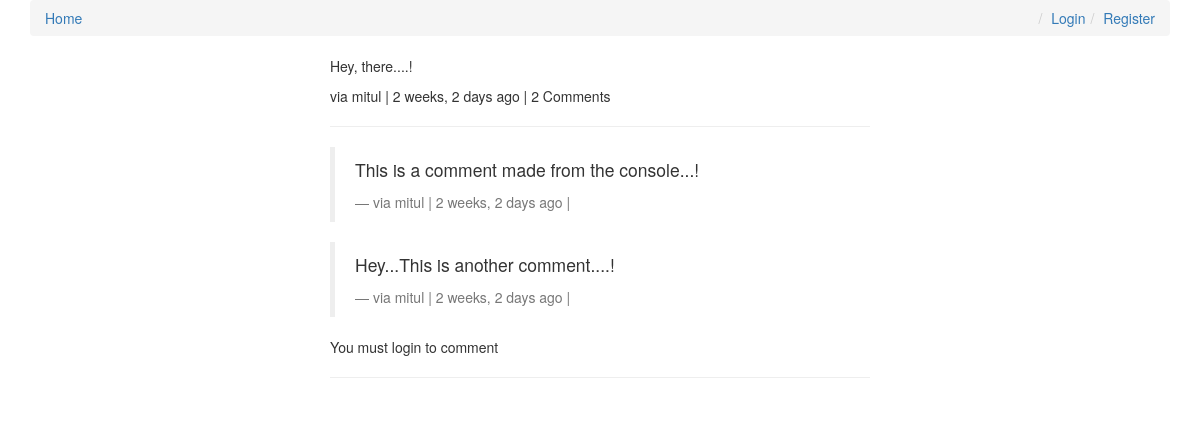
The app's page /comments/6/, older data.
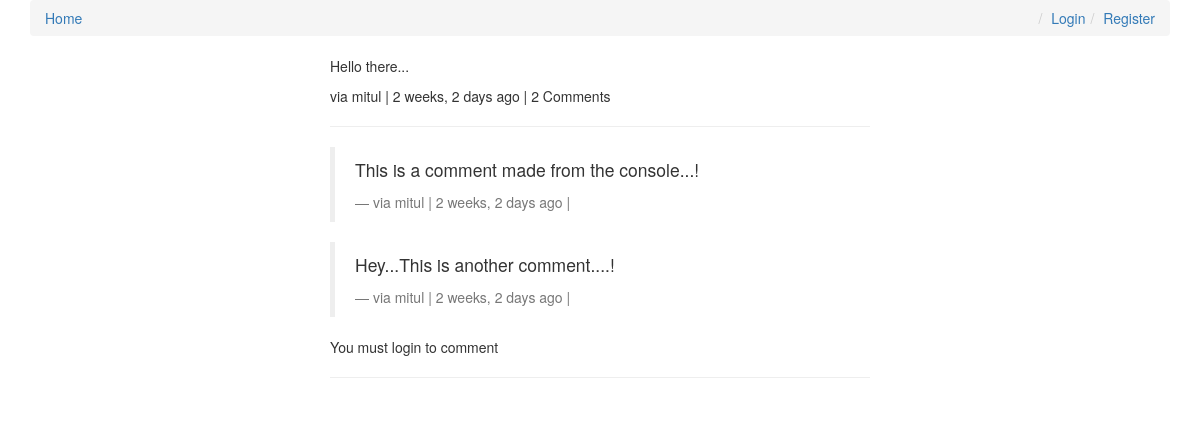
The same page, newer data.
### comments/models.py (models this page shows, shortened)
class Comment(models.Model):
    user        = models.ForeignKey(settings.AUTH_USER_MODEL, default=1)
    content_type = models.ForeignKey(ContentType, on_delete=models.CASCADE)
    object_id = models.PositiveIntegerField()
    content_object = GenericForeignKey('content_type', 'object_id')
    parent      = models.ForeignKey("self", null=True, blank=True)
    content     = models.TextField()
    timestamp   = models.DateTimeField(auto_now_add=True)
    objects = CommentManager()
    class Meta:
        ordering = ['-timestamp']
    def children(self): #replies
        return Comment.objects.filter(parent=self)
    @property
    def is_parent(self):
        if self.parent is not None:
            return False
        return True

### comments/views.py (the view, shortened to what this page needs)
# urls.py: url(r'^(?P<id>\d+)/$', comment_thread, name='thread'),
def comment_thread(request, id):
    try:
        obj = Comment.objects.get(id=id)
    except:
        raise Http404
    if not obj.is_parent:
        obj = obj.parent
    content_object = obj.content_object # Post that the comment is on
    content_id = obj.content_object.id
    initial_data = {
            "content_type": obj.content_type,
            "object_id": obj.object_id
    }
    form = CommentForm(request.POST or None, initial=initial_data)
    context = {
        "comment": obj,
        "form": form,
    }
    return render(request, "comment_thread.html", context)

### templates/comment_thread.html (shortened to what this page needs)
{% extends "base.html" %}
{% load urlify %}
{% load crispy_forms_tags %}
{% block content %}
<div class='col-sm-6 col-sm-offset-3'>
          <p>{{ comment.content }}</p>
          <footer>via {{ comment.user }} | {{ comment.timestamp|timesince }} ago | {% if comment.children.count > 0 %}{{ comment.children.count }} Comment{% if comment.children.count > 1 %}s{% endif %} {% endif %} </footer>
          <hr/>
          <div>
              {% for child_comment in comment.children %}
                <blockquote>
                <p>{{ child_comment.content }}</p>
                <footer>via {{ child_comment.user }} | {{ child_comment.timestamp|timesince }} ago | {% if request.user == child_comment.user %}<a href='{{ child_comment.get_delete_url }}'>Delete</a>{% endif %}</footer>
                </blockquote>
             {% endfor %}
             {% if request.user.is_authenticated %}
            <form method="POST" action="."> {% csrf_token %}
                {{ form|crispy }}
                <input type='hidden' name='parent_id' value='{{ comment.id }}'>
                <input type='submit' value='Reply' class='btn btn-default'>
            </form>
            {% else %}
            <p>You must login to comment </p>
            {% endif %}
        </div>
        <hr/>
</div>
{% endblock content %}

### templates/base.html (shortened to what this page needs)
{% load staticfiles %}
<html>
<head>
<link rel="stylesheet" href="https://maxcdn.bootstrapcdn.com/bootstrap/3.3.6/css/bootstrap.min.css">
<link rel="stylesheet" href="https://maxcdn.bootstrapcdn.com/bootstrap/3.3.6/css/bootstrap-theme.min.css">
<link rel='stylesheet' href='https://maxcdn.bootstrapcdn.com/font-awesome/4.5.0/css/font-awesome.min.css' >
<link rel='stylesheet' href='{% static "css/base.css" %}' />
</head>
<body>
<div class='container'>
    <ol class='breadcrumb'>
        <li><a href='{% url "posts:list" %}'>Home</a></li>
        {% if not request.user.is_authenticated %}
        <li class='pull-right'><a href='{% url "register" %}'>Register</a></li>
        <li class='pull-right'><a href='{% url "login" %}'>Login</a></li>
        {% else %}
        <li class='pull-right'><a href='{% url "logout" %}'>Logout</a></li>
        {% endif %}
    </ol>
{% block content %}{% endblock content %}
</div>
</body>
</html>

Row changes from the older to the newer data that the page shows:
changed Comment: content "Hey, there....!" → "Hello there..."
